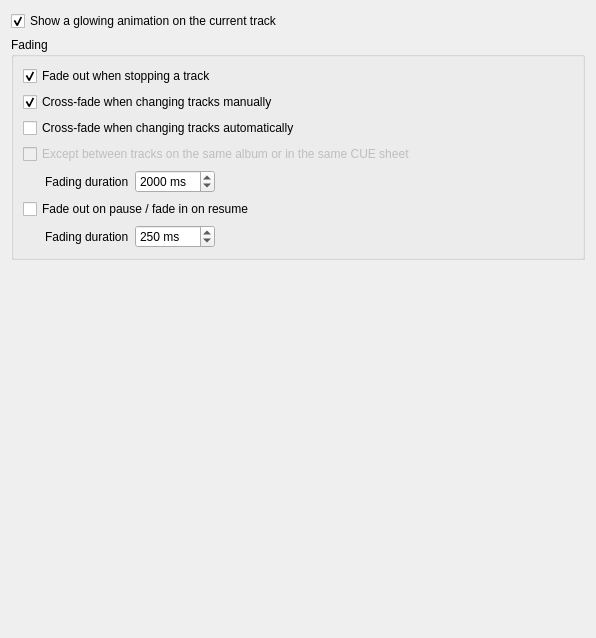
<?xml version="1.0" encoding="UTF-8"?>
<ui version="4.0">
 <class>PlaybackSettingsPage</class>
 <widget class="QWidget" name="PlaybackSettingsPage">
  <property name="geometry">
   <rect>
    <x>0</x>
    <y>0</y>
    <width>596</width>
    <height>638</height>
   </rect>
  </property>
  <property name="windowTitle">
   <string>Playback</string>
  </property>
  <layout class="QVBoxLayout" name="verticalLayout_3">
   <item>
    <widget class="QCheckBox" name="checkbox_glowcurrenttrack">
     <property name="text">
      <string>Show a glowing animation on the current track</string>
     </property>
     <property name="checked">
      <bool>true</bool>
     </property>
    </widget>
   </item>
   <item>
    <widget class="QGroupBox" name="groupbox_fading">
     <property name="title">
      <string>Fading</string>
     </property>
     <layout class="QVBoxLayout" name="verticalLayout">
      <item>
       <widget class="QCheckBox" name="checkbox_fadeout_stop">
        <property name="text">
         <string>Fade out when stopping a track</string>
        </property>
        <property name="checked">
         <bool>true</bool>
        </property>
       </widget>
      </item>
      <item>
       <widget class="QCheckBox" name="checkbox_fadeout_cross">
        <property name="text">
         <string>Cross-fade when changing tracks manually</string>
        </property>
        <property name="checked">
         <bool>true</bool>
        </property>
       </widget>
      </item>
      <item>
       <widget class="QCheckBox" name="checkbox_fadeout_auto">
        <property name="text">
         <string>Cross-fade when changing tracks automatically</string>
        </property>
       </widget>
      </item>
      <item>
       <widget class="QCheckBox" name="checkbox_fadeout_samealbum">
        <property name="enabled">
         <bool>false</bool>
        </property>
        <property name="text">
         <string>Except between tracks on the same album or in the same CUE sheet</string>
        </property>
       </widget>
      </item>
      <item>
       <widget class="QWidget" name="widget_fading_options" native="true">
        <layout class="QHBoxLayout" name="horizontalLayout">
         <property name="leftMargin">
          <number>0</number>
         </property>
         <property name="topMargin">
          <number>0</number>
         </property>
         <property name="rightMargin">
          <number>0</number>
         </property>
         <property name="bottomMargin">
          <number>0</number>
         </property>
         <item>
          <widget class="QLabel" name="label_fadingduration_1">
           <property name="text">
            <string>Fading duration</string>
           </property>
           <property name="indent">
            <number>22</number>
           </property>
          </widget>
         </item>
         <item>
          <widget class="QSpinBox" name="spinbox_fadeduration">
           <property name="suffix">
            <string> ms</string>
           </property>
           <property name="maximum">
            <number>10000</number>
           </property>
           <property name="singleStep">
            <number>1000</number>
           </property>
           <property name="value">
            <number>2000</number>
           </property>
          </widget>
         </item>
         <item>
          <spacer name="spacer_fading_1">
           <property name="orientation">
            <enum>Qt::Horizontal</enum>
           </property>
           <property name="sizeHint" stdset="0">
            <size>
             <width>257</width>
             <height>20</height>
            </size>
           </property>
          </spacer>
         </item>
        </layout>
       </widget>
      </item>
      <item>
       <widget class="QCheckBox" name="checkbox_fadeout_pauseresume">
        <property name="text">
         <string>Fade out on pause / fade in on resume</string>
        </property>
       </widget>
      </item>
      <item>
       <layout class="QHBoxLayout" name="layout_fading">
        <item>
         <widget class="QLabel" name="label_fadingduration_2">
          <property name="text">
           <string>Fading duration</string>
          </property>
          <property name="indent">
           <number>22</number>
          </property>
         </widget>
        </item>
        <item>
         <widget class="QSpinBox" name="spinbox_fadeduration_pauseresume">
          <property name="suffix">
           <string> ms</string>
          </property>
          <property name="maximum">
           <number>10000</number>
          </property>
          <property name="singleStep">
           <number>50</number>
          </property>
          <property name="value">
           <number>250</number>
          </property>
         </widget>
        </item>
        <item>
         <spacer name="spacer_fading_2">
          <property name="orientation">
           <enum>Qt::Horizontal</enum>
          </property>
          <property name="sizeHint" stdset="0">
           <size>
            <width>40</width>
            <height>20</height>
           </size>
          </property>
         </spacer>
        </item>
       </layout>
      </item>
     </layout>
    </widget>
   </item>
   <item>
    <spacer name="spacer_bottom">
     <property name="orientation">
      <enum>Qt::Vertical</enum>
     </property>
     <property name="sizeHint" stdset="0">
      <size>
       <width>20</width>
       <height>114</height>
      </size>
     </property>
    </spacer>
   </item>
  </layout>
 </widget>
 <resources/>
 <connections>
  <connection>
   <sender>checkbox_fadeout_auto</sender>
   <signal>toggled(bool)</signal>
   <receiver>checkbox_fadeout_samealbum</receiver>
   <slot>setEnabled(bool)</slot>
   <hints>
    <hint type="sourcelabel">
     <x>109</x>
     <y>133</y>
    </hint>
    <hint type="destinationlabel">
     <x>113</x>
     <y>153</y>
    </hint>
   </hints>
  </connection>
 </connections>
</ui>
